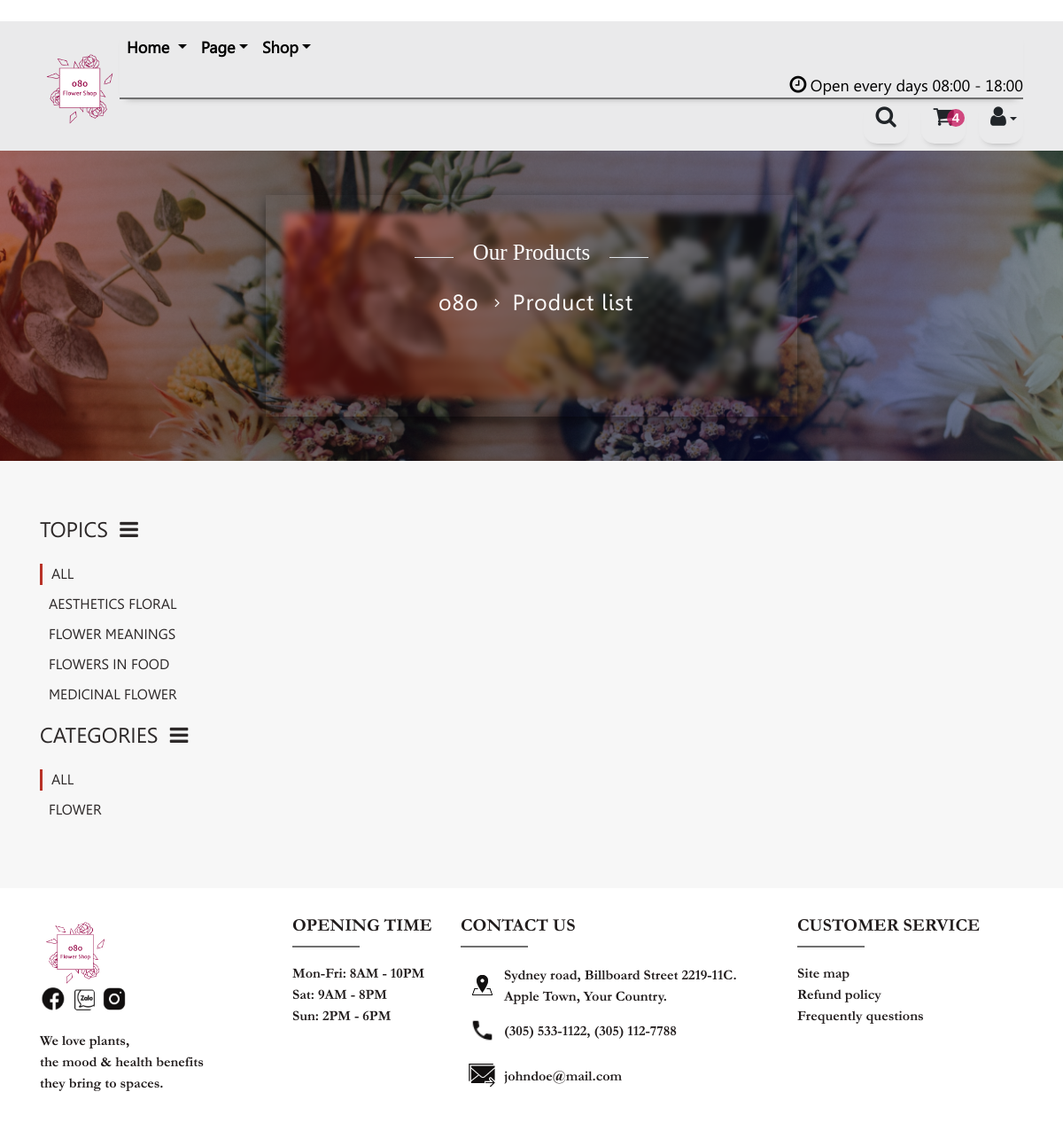
Screenshot of /products/?topic=all&category=all (signed in) with the database file from the repository.
### flowershop/models.py (models this page shows, shortened)
class Topic(models.Model):
    name = models.CharField(max_length = 150, unique = True)
    image = models.ImageField(upload_to = 'topic_image')
    tags = models.ManyToManyField(Tag, blank = True)
    def show_image(self):
        return mark_safe('<img src="/media/%s" width="100" height="auto"/>' % self.image)
    show_image.short_description = ''
    def get_tags(self):
        return ", ".join([t.name for t in self.tags.all()])
    get_tags.short_description = 'tags'

### flowershop/views.py (the view)
# urls.py: path('products/', views.plist, name='flowershop-plist'),
def plist(request):
    try:
        selected_topic = request.GET['topic']
        selected_category = request.GET['category']
    except:
        return HttpResponseRedirect('/products/?topic=all&category=all')
    if selected_topic != 'all' and Topic.objects.filter(name = selected_topic).count() == 0:
        return HttpResponseRedirect('/products/?topic=all&category=all')
    if selected_category != 'all' and Category.objects.filter(name = selected_category).count() == 0:
        return HttpResponseRedirect('/products/?topic=all&category=all')
    temp = list(Topic.objects.all().values('name'))
    topics = ['all'] + [t['name'] for t in temp]
    temp = list(Category.objects.all().values('name'))
    categories = ['all'] + [c['name'] for c in temp]
    context = {
        'page_title': 'Products List',
        'cart_count': cartcount(request),
        'topics': topics,
        'categories': categories,
        'selected_topic': selected_topic,
        'selected_category': selected_category
    }
    return render(request, 'product-list.html', context)

### flowershop/views.py (called while the page is built)
def cartcount(request):
    try:
        items = list(Cart.objects.filter(user = request.user).values('quantity'))
        count = sum(item['quantity'] for item in items)
        return count
    except:
        return 0

### flowershop/templates/product-list.html (shortened to what this page needs)
﻿{% extends "base.html" %}
{% load static %}
{% block css %}
    <link rel="stylesheet" href="{% static 'library/swiper/swiper.min.css' %}">
    <link rel="stylesheet" href="{% static 'css/style.css' %}">
    <link rel="stylesheet" href="{% static 'css/header.css' %}">
    <link rel="stylesheet" href="{% static 'css/product.css' %}">
    <link rel="stylesheet" href="{% static 'cart-css/cart-title.css' %}">
    <link rel="stylesheet" href="{% static 'css/homeproduct.css' %}">
    <link rel="stylesheet" href="{% static 'css/footer.css' %}">
{% endblock %}
{% block content %}
    <section class="title">
        <div class="container-fluid title d-flex align-items-center">
            <div class="col-12 banner-text">
                <div class="box wrap w-100 align-items-center list-box">
                    <div class="row">
                        <div class="col-md-3 col-sm-2 p-0">
                        </div>
                        <div class="col-md-1 col-sm-1 border-top p-0">
                        </div>
                        <div class="col-md-4 col-sm-6 p-0">
                            <h2 class="text-capitalize">our products</h2>
                        </div>
                        <div class="col-md-1 col-sm-1 border-top p-0">
                        </div>
                        <div class="col-md-3 col-sm-2 p-0">
                        </div>
                    </div>
                    <div class="box-item-inner">
                        <span><a class="btn-link" href="{% url 'flowershop-home' %}"  typeof="WebPage" title="Go to home">
                            o8o
                        </a>
                    </span>
                    <i class="fa fa-angle-right" aria-hidden="true"></i>
                    <span> Product list</span>
                    </div>
                </div>
        </div>
        </div>
    </section>
    <article class="product-section">
        <div class="container">
            <div class="row">
                <div class="col-xl-3 d-xl-block">
                    <div id="filter-topic">
                        <a class="d-block text-uppercase filter-title text-decoration-none" data-toggle="collapse" href="#topics-list">
                            topics&nbsp;&nbsp;<i class="fa fa-bars"></i>
                        </a>
                        <ul class="list-unstyled filter-list" id="topics-list">
                            {% for topic in topics %}
                                {% if topic == selected_topic %}
                                    <li class="active"><a class="text-uppercase" href="javascript:void(0)">{{ topic }}</a></li>
                                {% else %}
                                    <li><a class="text-uppercase" href="javascript:void(0)">{{ topic }}</a></li>
                                {% endif %}
                            {% endfor %}
                        </ul>
                    </div>
                    <div id="filter-category">
                        <a class="d-block text-uppercase filter-title text-decoration-none" data-toggle="collapse" href="#categories-list">
                            categories&nbsp;&nbsp;<i class="fa fa-bars"></i>
                        </a>
                        <ul class="list-unstyled filter-list" id="categories-list">
                            {% for category in categories %}
                                {% if category == selected_category %}
                                    <li class="active"><a class="text-uppercase" href="javascript:void(0)">{{ category }}</a></li>
                                {% else %}
                                    <li><a class="text-uppercase" href="javascript:void(0)">{{ category }}</a></li>
                                {% endif %}
                            {% endfor %}
                        </ul>
                    </div>
                </div>
                <div class="col-xl-9 products-container">
                </div>
            </div>
        </div>
    </article>
{% endblock %}

### flowershop/static/css/style.css (style rules this page uses)
body { font-size: 1rem; font-family: leelawad, sans-serif; color: #707070; }
@media (min-width: 1200px) { body { padding-top: 0; } }

### flowershop/static/css/header.css (style rules this page uses)
div > i + span { color: #000; font-size: 18px; cursor: pointer; }

### flowershop/static/css/product.css (style rules this page uses)
.title >div { background-image: url(../images/product-list/list-landscape.png); }
.product-section { background-color: #f7f7f7; padding: 60px 0; }
.filter-title { font-weight: 500; color: #2D2929; font-size: 1.5rem; margin-bottom: 20px; }
.filter-list a { color: #2D2929; }
.filter-list li { margin-bottom: 10px; padding-left: 10px; }
.active { border-left: 3px solid #B83227; }

### flowershop/static/cart-css/cart-title.css (style rules this page uses)
.title { width: 100%; height: 350px; overflow: hidden; position: relative; }
.title >div { background-color: #698467; background-repeat: no-repeat; background-position: center center; }
.box { position: relative; width: 40%; height: 250px; max-width: 600px; padding: 50px; box-shadow: 0px 5px 15px rgba(0, 0, 0, .5); overflow: hidden; color: #fff; margin-left: auto; margin-right: auto; text-align: center; }
.box .row .border-top { position: relative; top: 20px; }
.box:before { content: ''; position: absolute; top: 20px; right: 20px; left: 20px; bottom: 20px; background-attachment: fixed; filter: blur(4px); }
.list-box:before { background-image: url('../images/product-list/list-landscape.png'); }
.box > .box-item-inner span a { font-size: 25px; letter-spacing: 1px; padding-right: 10px; color: #fff; }
.box > .box-item-inner span { font-size: 25px; letter-spacing: 1px; padding-left: 10px; color: #fff; position: relative; top:15px; }
.box h2 { position: relative; font-family: MinionPro; color: #fff; font-size: 40px; text-align: center; margin-top:0px; margin-left: auto; margin-right: auto; max-width: 100%; cursor: default; }
.fa-angle-right { position: relative; top: 12px; }
@media only screen and (max-width: 1920px) { .box > .box-item-inner { position: relative; } }

### rows the page displays
Topic: name "AESTHETICS FLORAL"
Topic: name "FLOWER MEANINGS"
Topic: name "FLOWERS IN FOOD"
Topic: name "MEDICINAL FLOWER"

### other values shown
{{ cart_count }} "4"
{{ topic }} "ALL"
{{ category }} "ALL"
{{ category }} "FLOWER"
